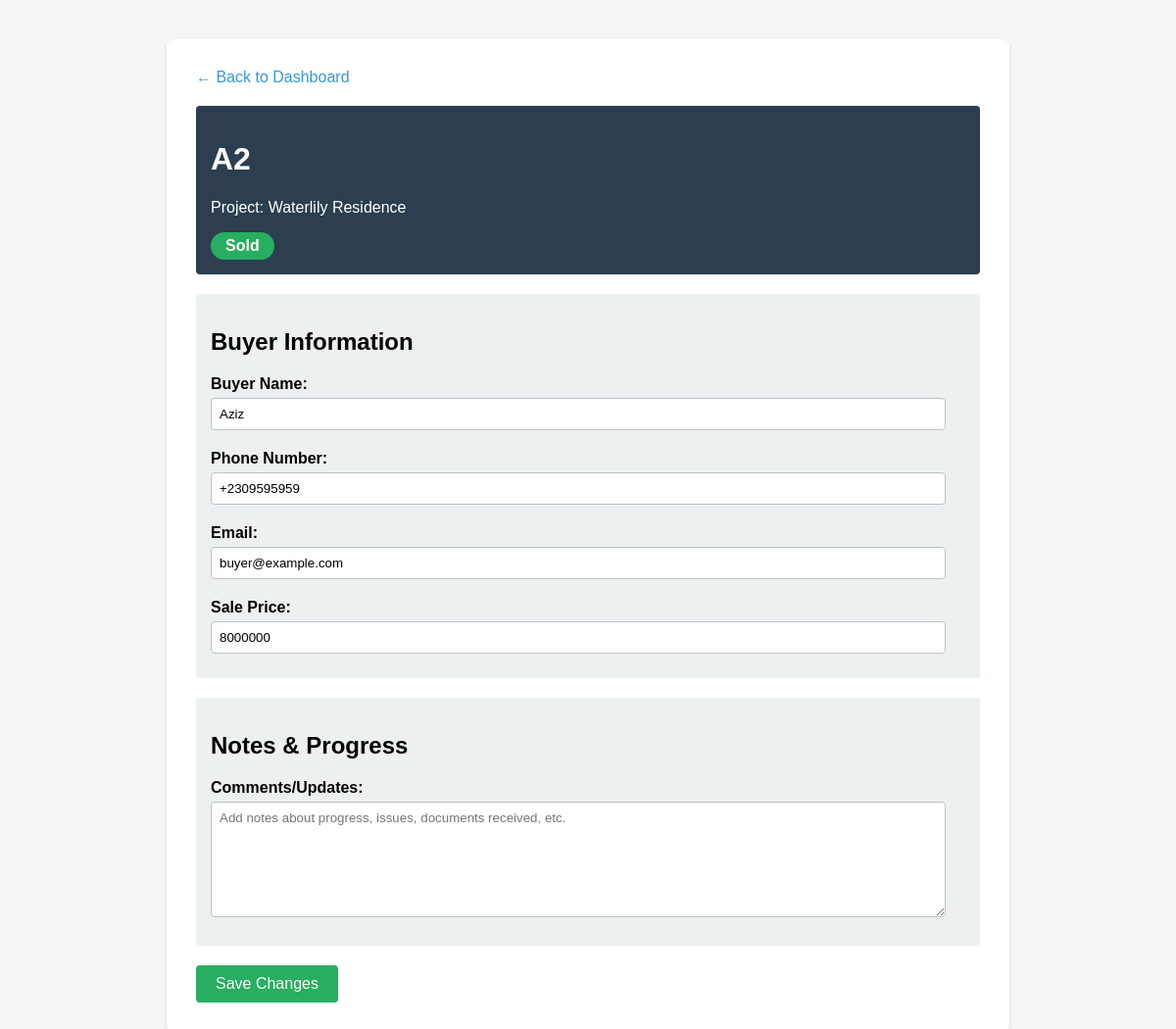
The app's page /unit/3 with its own data.
### tables this page shows
CREATE TABLE units (
            id INTEGER PRIMARY KEY AUTOINCREMENT,
            project_id INTEGER,
            name TEXT NOT NULL,
            status TEXT NOT NULL,
            buyer_name TEXT,
            buyer_phone TEXT,
            buyer_email TEXT,
            sale_price TEXT,
            notes TEXT,
            FOREIGN KEY (project_id) REFERENCES projects (id)
        );

CREATE TABLE projects (
            id INTEGER PRIMARY KEY AUTOINCREMENT,
            name TEXT NOT NULL
        );

### app.py (the view)
@app.route('/unit/<int:unit_id>')
def unit_details(unit_id):
    conn = get_db()
    unit = conn.execute('SELECT * FROM units WHERE id = ?', (unit_id,)).fetchone()
    project = conn.execute('SELECT * FROM projects WHERE id = ?', (unit['project_id'],)).fetchone()
    conn.close()
    return render_template('unit_details.html', unit=unit, project=project)

### app.py (called while the page is built)
def get_db():
    conn = sqlite3.connect('tracker.db')
    conn.row_factory = sqlite3.Row  # This lets us access columns by name
    return conn

### templates/unit_details.html (shortened to what this page needs)
<!DOCTYPE html>
<html>
<head>
</head>
<body>
    <div class="container">
        <a href="/" class="back-link">← Back to Dashboard</a>
        <div class="header">
            <h1>{{ unit.name }}</h1>
            <p>Project: {{ project.name }}</p>
            <span class="status-badge status-{{ unit.status|lower }}">{{ unit.status }}</span>
        </div>
        <form method="POST" action="/update_details/{{ unit.id }}">
            {% if unit.status == 'Sold' %}
            <div class="section">
                <h2>Buyer Information</h2>
                <label>Buyer Name:</label>
                <input type="text" name="buyer_name" value="{{ unit.buyer_name or '' }}" placeholder="Full name of buyer">
                <label>Phone Number:</label>
                <input type="text" name="buyer_phone" value="{{ unit.buyer_phone or '' }}" placeholder="+230 XXXX XXXX">
                <label>Email:</label>
                <input type="email" name="buyer_email" value="{{ unit.buyer_email or '' }}" placeholder="buyer@example.com">
                <label>Sale Price:</label>
                <input type="text" name="sale_price" value="{{ unit.sale_price or '' }}" placeholder="MUR 5,000,000">
            </div>
            {% else %}
            <div class="section">
                <p><em>Buyer information will be available once unit status is set to "Sold".</em></p>
            </div>
            {% endif %}
            <div class="section">
                <h2>Notes & Progress</h2>
                <label>Comments/Updates:</label>
                <textarea name="notes" placeholder="Add notes about progress, issues, documents received, etc.">{{ unit.notes or '' }}</textarea>
            </div>
            <button type="submit">Save Changes</button>
        </form>
    </div>
</body>
</html>

### templates/unit_details.html (style rules this page uses)
body { font-family: Arial; margin: 40px; background-color: #f5f5f5; }
.container { max-width: 800px; margin: 0 auto; background: white; padding: 30px; border-radius: 8px; box-shadow: 0 2px 4px rgba(0,0,0,0.1); }
.header { background: #2c3e50; color: white; padding: 15px; border-radius: 4px; margin-bottom: 20px; }
.section { margin: 20px 0; padding: 15px; background: #ecf0f1; border-radius: 4px; }
label { display: block; font-weight: bold; margin: 10px 0 5px 0; }
input, textarea { width: 95%; padding: 8px; margin-bottom: 10px; border: 1px solid #bdc3c7; border-radius: 4px; }
textarea { min-height: 100px; font-family: Arial; }
button { background: #27ae60; color: white; padding: 10px 20px; border: none; border-radius: 4px; cursor: pointer; font-size: 16px; }
.back-link { display: inline-block; margin-bottom: 20px; color: #3498db; text-decoration: none; }
.status-badge { display: inline-block; padding: 5px 15px; border-radius: 20px; font-weight: bold; }
.status-sold { background: #27ae60; color: white; }

### records on screen
units: name "A2", status "Sold", buyer_name "Aziz", buyer_phone "+2309595959", buyer_email "buyer@example.com", sale_price "8000000"
projects: name "Waterlily Residence"
